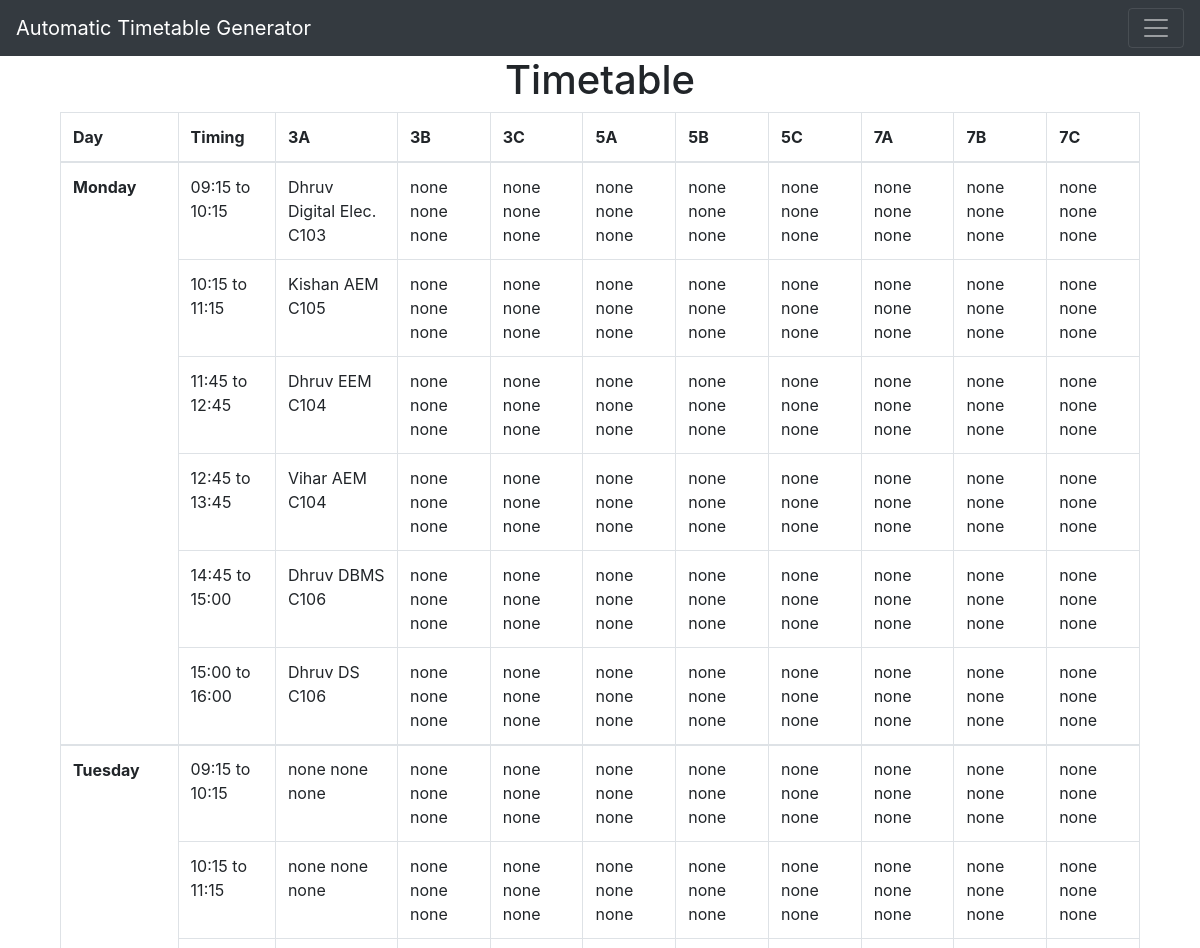
Before: /view (upper part) with the older database file.
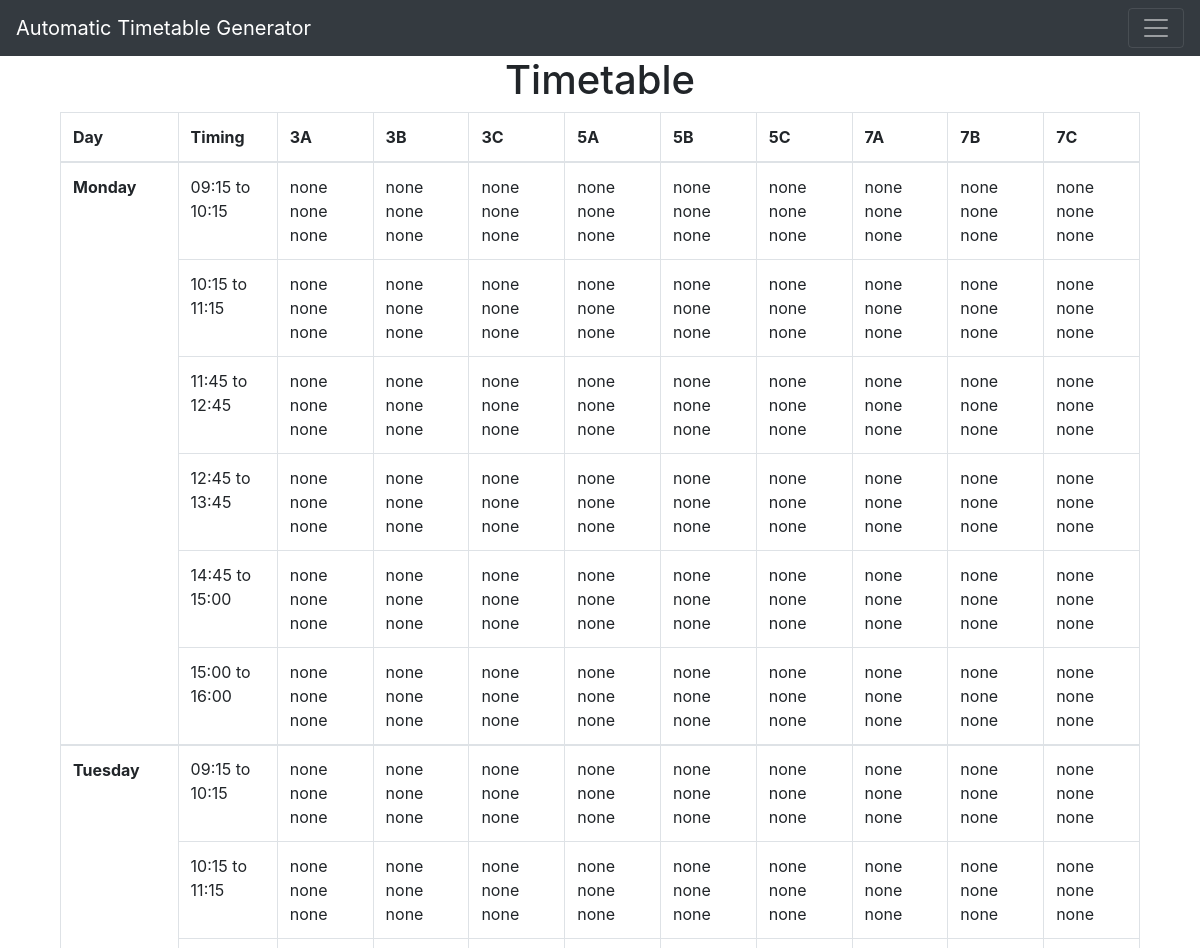
After: the same page with the newer database file.
### app.py (models this page shows, shortened)
class Time(db.Model):
    time_id = db.Column(db.Integer, primary_key=True)
    lec1 = db.Column(db.String(10), nullable=False, default='09:15')
    lec2 = db.Column(db.String(10), nullable=False, default='10:15')
    lec3 = db.Column(db.String(10), nullable=False, default='11:45')
    lec4 = db.Column(db.String(10), nullable=False, default='12:45')
    lec5 = db.Column(db.String(10), nullable=False, default='14:00')
    lec6 = db.Column(db.String(10), nullable=False, default='15:00')
    end_time = db.Column(db.String(10), nullable=False, default='11:15')
    recess1 = db.Column(db.String(10), nullable=False, default='13:45')
    recess2 = db.Column(db.String(10), nullable=False, default='16:00')

class Monday(db.Model):
    m_id = db.Column(db.Integer, primary_key=True)
    aclass3 = db.Column(db.String(40), nullable=False, default='none')
    afaculty3 = db.Column(db.String(40), nullable=False, default='none')
    asubject3 = db.Column(db.String(40), nullable=False, default='none')
    bclass3 = db.Column(db.String(40), nullable=False, default='none')
    bfaculty3 = db.Column(db.String(40), nullable=False, default='none')
    bsubject3 = db.Column(db.String(40), nullable=False, default='none')
    cclass3 = db.Column(db.String(40), nullable=False, default='none')
    cfaculty3 = db.Column(db.String(40), nullable=False, default='none')
    csubject3 = db.Column(db.String(40), nullable=False, default='none')
    aclass5 = db.Column(db.String(40), nullable=False, default='none')
    afaculty5 = db.Column(db.String(40), nullable=False, default='none')
    asubject5 = db.Column(db.String(40), nullable=False, default='none')
    bclass5= db.Column(db.String(40), nullable=False, default='none')
    bfaculty5= db.Column(db.String(40), nullable=False, default='none')
    bsubject5= db.Column(db.String(40), nullable=False, default='none')
    cclass5= db.Column(db.String(40), nullable=False, default='none')
    cfaculty5= db.Column(db.String(40), nullable=False, default='none')
    csubject5= db.Column(db.String(40), nullable=False, default='none')
    aclass7 = db.Column(db.String(40), nullable=False, default='none')
    afaculty7 = db.Column(db.String(40), nullable=False, default='none')
    asubject7 = db.Column(db.String(40), nullable=False, default='none')
    bclass7 = db.Column(db.String(40), nullable=False, default='none')
    bfaculty7 = db.Column(db.String(40), nullable=False, default='none')
    bsubject7 = db.Column(db.String(40), nullable=False, default='none')
    cclass7 = db.Column(db.String(40), nullable=False, default='none')
    cfaculty7 = db.Column(db.String(40), nullable=False, default='none')
    csubject7 = db.Column(db.String(40), nullable=False, default='none')

class Tuesday(db.Model):
    t_id = db.Column(db.Integer, primary_key=True)
    aclass3 = db.Column(db.String(40), nullable=False, default='none')
    afaculty3 = db.Column(db.String(40), nullable=False, default='none')
    asubject3 = db.Column(db.String(40), nullable=False, default='none')
    bclass3 = db.Column(db.String(40), nullable=False, default='none')
    bfaculty3 = db.Column(db.String(40), nullable=False, default='none')
    bsubject3 = db.Column(db.String(40), nullable=False, default='none')
    cclass3 = db.Column(db.String(40), nullable=False, default='none')
    cfaculty3 = db.Column(db.String(40), nullable=False, default='none')
    csubject3 = db.Column(db.String(40), nullable=False, default='none')
    aclass5 = db.Column(db.String(40), nullable=False, default='none')
    afaculty5 = db.Column(db.String(40), nullable=False, default='none')
    asubject5 = db.Column(db.String(40), nullable=False, default='none')
    bclass5= db.Column(db.String(40), nullable=False, default='none')
    bfaculty5= db.Column(db.String(40), nullable=False, default='none')
    bsubject5= db.Column(db.String(40), nullable=False, default='none')
    cclass5= db.Column(db.String(40), nullable=False, default='none')
    cfaculty5= db.Column(db.String(40), nullable=False, default='none')
    csubject5= db.Column(db.String(40), nullable=False, default='none')
    aclass7 = db.Column(db.String(40), nullable=False, default='none')
    afaculty7 = db.Column(db.String(40), nullable=False, default='none')
    asubject7 = db.Column(db.String(40), nullable=False, default='none')
    bclass7 = db.Column(db.String(40), nullable=False, default='none')
    bfaculty7 = db.Column(db.String(40), nullable=False, default='none')
    bsubject7 = db.Column(db.String(40), nullable=False, default='none')
    cclass7 = db.Column(db.String(40), nullable=False, default='none')
    cfaculty7 = db.Column(db.String(40), nullable=False, default='none')
    csubject7 = db.Column(db.String(40), nullable=False, default='none')

### app.py (the view)
@app.route('/view', methods=['GET','POST'])
def view():
    timing = Time.query.order_by(Time.time_id).all()
    monday_subjects = Monday.query.order_by(Monday.m_id).all()
    tuesday_subjects = Tuesday.query.order_by(Tuesday.t_id).all()
    wednesday_subjects = Wednesday.query.order_by(Wednesday.w_id).all()
    thursday_subjects = Thursday.query.order_by(Thursday.th_id).all()
    friday_subjects = Friday.query.order_by(Friday.f_id).all()
    return render_template('view.html', mondays = monday_subjects, tuesdays = tuesday_subjects, wednesdays = wednesday_subjects , thursdays = thursday_subjects, fridays = friday_subjects, times = timing)

### templates/view.html (shortened to what this page needs)
{% extends 'base.html' %}
{% block body %}
<div class="container">
    <h1 style="text-align:center" >Timetable</h1>
</div>
<form action="/view" method="post">
    <div class="container">
        <table class="table table-bordered">
            <thead>
              <tr>
                <th>Day</th>
                <th>Timing</th>
                <th>3A</th>
                <th>3B</th>
                <th>3C</th>
                <th>5A</th>
                <th>5B</th>
                <th>5C</th>
                <th>7A</th>
                <th>7B</th>
                <th>7C</th>
              </tr>
            </thead>
            <tbody>
                {% set counter = times|length - 1 %}
                <th rowspan="7">Monday</th>
                {% for monday in mondays %}
                <tr>
                    {% if loop.index0 == 0 %}
                        <td>{{times[counter].lec1}} to {{times[counter].lec2}}</td>
                    {% elif loop.index0 == 1 %}
                        <td>{{times[counter].lec2}} to {{times[counter].recess1}}</td>
                    {% elif loop.index0 == 2 %}
                        <td>{{times[counter].lec3}} to {{times[counter].lec4}}</td>
                    {% elif loop.index0 == 3 %}
                        <td>{{times[counter].lec4}} to {{times[counter].recess2}}</td>
                    {% elif loop.index0 == 4 %}
                        <td>{{times[counter].lec5}} to {{times[counter].lec6}}</td>
                    {% else %}
                        <td>{{times[counter].lec6}} to {{times[counter].end_time}} </td>
                    {% endif %}
                    <td>{{monday.afaculty3}} {{monday.asubject3}} {{monday.aclass3}} </td>
                    <td>{{monday.bfaculty3}} {{monday.bsubject3}} {{monday.bclass3}}</td>
                    <td>{{monday.cfaculty3}} {{monday.csubject3}} {{monday.cclass3}} </td>
                    <td>{{monday.afaculty5}} {{monday.asubject5}} {{monday.aclass5}}</td>
                    <td>{{monday.bfaculty5}} {{monday.bsubject5}} {{monday.bclass5}} </td>
                    <td>{{monday.cfaculty5}} {{monday.csubject5}} {{monday.cclass5}}</td>
                    <td>{{monday.afaculty7}} {{monday.asubject7}} {{monday.aclass7}} </td>
                    <td>{{monday.bfaculty7}} {{monday.bsubject7}} {{monday.bclass7}}</td>
                    <td>{{monday.bfaculty7}} {{monday.bsubject7}} {{monday.bclass7}}</td>
                </tr>
                {% endfor %}
            </tbody>
            <tbody>
                <th rowspan="7">Tuesday</th>
                {% for tuesday in tuesdays %}
                <tr>
                    {% if loop.index0 == 0 %}
                        <td>{{times[counter].lec1}} to {{times[counter].lec2}}</td>
                    {% elif loop.index0 == 1 %}
                        <td>{{times[counter].lec2}} to {{times[counter].recess1}}</td>
                    {% elif loop.index0 == 2 %}
                        <td>{{times[counter].lec3}} to {{times[counter].lec4}}</td>
                    {% elif loop.index0 == 3 %}
                        <td>{{times[counter].lec4}} to {{times[counter].recess2}}</td>
                    {% elif loop.index0 == 4 %}
                        <td>{{times[counter].lec5}} to {{times[counter].lec6}}</td>
                    {% else %}
                        <td>{{times[counter].lec6}} to {{times[counter].end_time}} </td>
                    {% endif %}
                    <td>{{tuesday.afaculty3}} {{tuesday.asubject3}} {{tuesday.aclass3}} </td>
                    <td>{{tuesday.bfaculty3}} {{tuesday.bsubject3}} {{tuesday.bclass3}}</td>
                    <td>{{tuesday.cfaculty3}} {{tuesday.csubject3}} {{tuesday.cclass3}} </td>
                    <td>{{tuesday.afaculty5}} {{tuesday.asubject5}} {{tuesday.aclass5}}</td>
                    <td>{{tuesday.bfaculty5}} {{tuesday.bsubject5}} {{tuesday.bclass5}} </td>
                    <td>{{tuesday.cfaculty5}} {{tuesday.csubject5}} {{tuesday.cclass5}}</td>
                    <td>{{tuesday.afaculty7}} {{tuesday.asubject7}} {{tuesday.aclass7}} </td>
                    <td>{{tuesday.bfaculty7}} {{tuesday.bsubject7}} {{tuesday.bclass7}}</td>
                    <td>{{tuesday.bfaculty7}} {{tuesday.bsubject7}} {{tuesday.bclass7}}</td>
                </tr>
            {% endfor %}
            </tbody>
    </div>
{% endblock %}

### templates/base.html (shortened to what this page needs)
<!DOCTYPE html>
<html lang="en" dir="ltr">
    <head>
        <link rel="stylesheet" href="{{ url_for('static', filename='css/main.css') }}">
        <link rel="stylesheet" href="https://cdn.jsdelivr.net/npm/bootstrap@4.5.3/dist/css/bootstrap.min.css">
    </head>
    <body>
        <nav class="navbar navbar-dark bg-dark">
    <a class="navbar-brand" href="/">Automatic Timetable Generator</a>
    <button class="navbar-toggler" type="button" data-toggle="collapse" data-target="#navbarsExample01" aria-controls="navbarsExample01" aria-expanded="false" aria-label="Toggle navigation">
        <span class="navbar-toggler-icon"></span>
    </button>
</nav>
        <div class="container">
            {% block body %} {% endblock %}
        </div>
    </body>
</html>

### static/css/main.css (style rules this page uses)
body { font-family: Helvetica; }

Changed rows visible on the page:
changed Monday (number 1 of 6 on the later page): afaculty3 "Dhruv" → "none"; asubject3 "Digital Elec." → "none"; aclass3 "C103" → "none"
changed Monday (number 2 of 6 on the later page): afaculty3 "Kishan" → "none"; asubject3 "AEM" → "none"; aclass3 "C105" → "none"
changed Monday (number 3 of 6 on the later page): afaculty3 "Dhruv" → "none"; asubject3 "EEM" → "none"; aclass3 "C104" → "none"
changed Monday (number 4 of 6 on the later page): afaculty3 "Vihar" → "none"; asubject3 "AEM" → "none"; aclass3 "C104" → "none"
changed Monday (number 5 of 6 on the later page): afaculty3 "Dhruv" → "none"; asubject3 "DBMS" → "none"; aclass3 "C106" → "none"
changed Monday (number 6 of 6 on the later page): afaculty3 "Dhruv" → "none"; asubject3 "DS" → "none"; aclass3 "C106" → "none"
